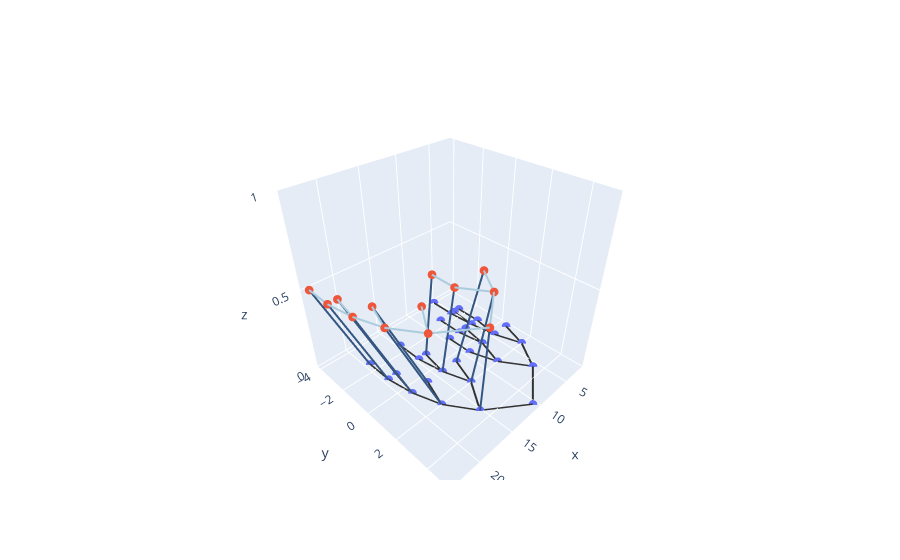

Notebook code cell kept with this figure:
### Code cell
import plotly.graph_objects as go
import numpy as np
s = 13
# Helix equation
x, y, z =t.pos_x,t.pos_y,[0 for i in t.pos_x]
x=np.array(x)
y=np.array(y)
layout = go.Layout(
    scene=dict(
        zaxis=dict(
            range=[0, 1]  # Set the desired z-axis range
        )
    ),
    
)
fig = go.Figure(data=[go.Scatter3d(x=x, y=y, z=z,mode='markers',marker=dict(size=3))],layout=layout)
x, y, z =t.pos_x_2,t.pos_y_2,[0.5 for i in t.pos_x]
x=np.array(x)-s
y=np.array(y)

fig.add_trace(go.Scatter3d(x=x, y=y, z=z,mode='markers',marker=dict(size=3)))
for i in t.edges:
    p1,p2 = i;
    index1=t.label_hash[p1];
    index2=t.label_hash[p2];
    
    x1=t.pos_x[index1];y1=t.pos_y[index1];
    x2=t.pos_x[index2];y2=t.pos_y[index2];
    fig.add_trace(go.Scatter3d(x=[x1,x2], y=[y1,y2], z=[0,0],mode='lines',line=dict(
                    color="#333",
                    width=4,
                ),))
for i in t.edges_2:
    p1,p2 = i;
    index1=t.label_hash_2[p1];
    index2=t.label_hash_2[p2];
    
    x1=t.pos_x_2[index1]-s;y1=t.pos_y_2[index1];
    x2=t.pos_x_2[index2]-s;y2=t.pos_y_2[index2];
    fig.add_trace(go.Scatter3d(x=[x1,x2], y=[y1,y2], z=[0.5,0.5],mode='lines',line=dict(
                    color="#acd",
                    width=4,
                ),))
    for i in t.ans:
        p1,p2 = i;
        index1=t.label_hash[p1];
        index2=t.label_hash_2[p2];
        x1=t.pos_x[index1];y1=t.pos_y[index1];
        x2=t.pos_x_2[index2]-s;y2=t.pos_y_2[index2];
        fig.add_trace(go.Scatter3d(x=[x1,x2], y=[y1,y2], z=[0,0.5],mode='lines',line=dict(
                    color="#345681",
                    width=4,
                ),))
fig.update_layout(showlegend=False)
fig.update_layout(
    showlegend=False,
    xaxis=dict(visible=False),
    yaxis=dict(visible=False),
)
fig.show()

### Figure 1 — Plotly figure (JSON) as saved in the notebook; plotly's stock layout.template omitted (floating-point values rounded to 4 significant figures)
{"data": [{"marker": {"size": 3}, "mode": "markers", "type": "scatter3d", "x": [10.5, 5.75, 3.375, 2.188, 4.562, 3.969, 3.969, 5.156, 4.859, 5.453, 5.453, 8.125, 6.938, 6.344, 7.531, 7.531, 9.312, 9.312, 15.25, 12.88, 11.69, 14.06, 13.47, 14.66, 14.66, 17.62, 16.44, 18.81, 18.22, 19.41, 19.41], "y": [5, 3.5, 2, 0.5, 0.5, -1, -2.5, -1, -2.5, -2.5, -4, 2, 0.5, -1, -1, -2.5, 0.5, -1, 3.5, 2, 0.5, 0.5, -1, -1, -2.5, 2, 0.5, 0.5, -1, -1, -2.5], "z": [0, 0, 0, 0, 0, 0, 0, 0, 0, 0, 0, 0, 0, 0, 0, 0, 0, 0, 0, 0, 0, 0, 0, 0, 0, 0, 0, 0, 0, 0, 0]}, {"marker": {"size": 3}, "mode": "markers", "type": "scatter3d", "x": [14.5, 9.75, 7.375, 12.12, 12.12, 19.25, 16.88, 21.62, 20.44, 22.81, 22.22, 23.41, 23.41], "y": [3.5, 2, 0.5, 0.5, -1, 2, 0.5, 0.5, -1, -1, -2.5, -2.5, -4], "z": [0.5, 0.5, 0.5, 0.5, 0.5, 0.5, 0.5, 0.5, 0.5, 0.5, 0.5, 0.5, 0.5, 0.5, 0.5, 0.5, 0.5, 0.5, 0.5, 0.5, 0.5, 0.5, 0.5, 0.5, 0.5, 0.5, 0.5, 0.5, 0.5, 0.5, 0.5]}, {"line": {"color": "#333", "width": 4}, "mode": "lines", "type": "scatter3d", "x": [10.5, 10.5], "y": [5, 5], "z": [0, 0]}, {"line": {"color": "#333", "width": 4}, "mode": "lines", "type": "scatter3d", "x": [10.5, 5.75], "y": [5, 3.5], "z": [0, 0]}, {"line": {"color": "#333", "width": 4}, "mode": "lines", "type": "scatter3d", "x": [5.75, 3.375], "y": [3.5, 2], "z": [0, 0]}, {"line": {"color": "#333", "width": 4}, "mode": "lines", "type": "scatter3d", "x": [3.375, 2.188], "y": [2, 0.5], "z": [0, 0]}, {"line": {"color": "#333", "width": 4}, "mode": "lines", "type": "scatter3d", "x": [3.375, 4.562], "y": [2, 0.5], "z": [0, 0]}, {"line": {"color": "#333", "width": 4}, "mode": "lines", "type": "scatter3d", "x": [4.562, 3.969], "y": [0.5, -1], "z": [0, 0]}, {"line": {"color": "#333", "width": 4}, "mode": "lines", "type": "scatter3d", "x": [3.969, 3.969], "y": [-1, -2.5], "z": [0, 0]}, {"line": {"color": "#333", "width": 4}, "mode": "lines", "type": "scatter3d", "x": [4.562, 5.156], "y": [0.5, -1], "z": [0, 0]}, {"line": {"color": "#333", "width": 4}, "mode": "lines", "type": "scatter3d", "x": [5.156, 4.859], "y": [-1, -2.5], "z": [0, 0]}, {"line": {"color": "#333", "width": 4}, "mode": "lines", "type": "scatter3d", "x": [5.156, 5.453], "y": [-1, -2.5], "z": [0, 0]}, {"line": {"color": "#333", "width": 4}, "mode": "lines", "type": "scatter3d", "x": [5.453, 5.453], "y": [-2.5, -4], "z": [0, 0]}, {"line": {"color": "#333", "width": 4}, "mode": "lines", "type": "scatter3d", "x": [5.75, 8.125], "y": [3.5, 2], "z": [0, 0]}, {"line": {"color": "#333", "width": 4}, "mode": "lines", "type": "scatter3d", "x": [8.125, 6.938], "y": [2, 0.5], "z": [0, 0]}, {"line": {"color": "#333", "width": 4}, "mode": "lines", "type": "scatter3d", "x": [6.938, 6.344], "y": [0.5, -1], "z": [0, 0]}, {"line": {"color": "#333", "width": 4}, "mode": "lines", "type": "scatter3d", "x": [6.938, 7.531], "y": [0.5, -1], "z": [0, 0]}, {"line": {"color": "#333", "width": 4}, "mode": "lines", "type": "scatter3d", "x": [7.531, 7.531], "y": [-1, -2.5], "z": [0, 0]}, {"line": {"color": "#333", "width": 4}, "mode": "lines", "type": "scatter3d", "x": [8.125, 9.312], "y": [2, 0.5], "z": [0, 0]}, {"line": {"color": "#333", "width": 4}, "mode": "lines", "type": "scatter3d", "x": [9.312, 9.312], "y": [0.5, -1], "z": [0, 0]}, {"line": {"color": "#333", "width": 4}, "mode": "lines", "type": "scatter3d", "x": [10.5, 15.25], "y": [5, 3.5], "z": [0, 0]}, {"line": {"color": "#333", "width": 4}, "mode": "lines", "type": "scatter3d", "x": [15.25, 12.88], "y": [3.5, 2], "z": [0, 0]}, {"line": {"color": "#333", "width": 4}, "mode": "lines", "type": "scatter3d", "x": [12.88, 11.69], "y": [2, 0.5], "z": [0, 0]}, {"line": {"color": "#333", "width": 4}, "mode": "lines", "type": "scatter3d", "x": [12.88, 14.06], "y": [2, 0.5], "z": [0, 0]}, {"line": {"color": "#333", "width": 4}, "mode": "lines", "type": "scatter3d", "x": [14.06, 13.47], "y": [0.5, -1], "z": [0, 0]}, {"line": {"color": "#333", "width": 4}, "mode": "lines", "type": "scatter3d", "x": [14.06, 14.66], "y": [0.5, -1], "z": [0, 0]}, {"line": {"color": "#333", "width": 4}, "mode": "lines", "type": "scatter3d", "x": [14.66, 14.66], "y": [-1, -2.5], "z": [0, 0]}, {"line": {"color": "#333", "width": 4}, "mode": "lines", "type": "scatter3d", "x": [15.25, 17.62], "y": [3.5, 2], "z": [0, 0]}, {"line": {"color": "#333", "width": 4}, "mode": "lines", "type": "scatter3d", "x": [17.62, 16.44], "y": [2, 0.5], "z": [0, 0]}, {"line": {"color": "#333", "width": 4}, "mode": "lines", "type": "scatter3d", "x": [17.62, 18.81], "y": [2, 0.5], "z": [0, 0]}, {"line": {"color": "#333", "width": 4}, "mode": "lines", "type": "scatter3d", "x": [18.81, 18.22], "y": [0.5, -1], "z": [0, 0]}, {"line": {"color": "#333", "width": 4}, "mode": "lines", "type": "scatter3d", "x": [18.81, 19.41], "y": [0.5, -1], "z": [0, 0]}, {"line": {"color": "#333", "width": 4}, "mode": "lines", "type": "scatter3d", "x": [19.41, 19.41], "y": [-1, -2.5], "z": [0, 0]}, {"line": {"color": "#acd", "width": 4}, "mode": "lines", "type": "scatter3d", "x": [14.5, 14.5], "y": [3.5, 3.5], "z": [0.5, 0.5]}, {"line": {"color": "#345681", "width": 4}, "mode": "lines", "type": "scatter3d", "x": [15.25, 14.5], "y": [3.5, 3.5], "z": [0, 0.5]}, {"line": {"color": "#345681", "width": 4}, "mode": "lines", "type": "scatter3d", "x": [17.62, 21.62], "y": [2, 0.5], "z": [0, 0.5]}, {"line": {"color": "#345681", "width": 4}, "mode": "lines", "type": "scatter3d", "x": [18.81, 22.81], "y": [0.5, -1], "z": [0, 0.5]}, {"line": {"color": "#345681", "width": 4}, "mode": "lines", "type": "scatter3d", "x": [19.41, 23.41], "y": [-1, -2.5], "z": [0, 0.5]}, {"line": {"color": "#345681", "width": 4}, "mode": "lines", "type": "scatter3d", "x": [19.41, 23.41], "y": [-2.5, -4], "z": [0, 0.5]}, {"line": {"color": "#345681", "width": 4}, "mode": "lines", "type": "scatter3d", "x": [18.22, 22.22], "y": [-1, -2.5], "z": [0, 0.5]}, {"line": {"color": "#345681", "width": 4}, "mode": "lines", "type": "scatter3d", "x": [16.44, 20.44], "y": [0.5, -1], "z": [0, 0.5]}, {"line": {"color": "#345681", "width": 4}, "mode": "lines", "type": "scatter3d", "x": [12.88, 9.75], "y": [2, 2], "z": [0, 0.5]}, {"line": {"color": "#345681", "width": 4}, "mode": "lines", "type": "scatter3d", "x": [14.06, 12.12], "y": [0.5, 0.5], "z": [0, 0.5]}, {"line": {"color": "#345681", "width": 4}, "mode": "lines", "type": "scatter3d", "x": [13.47, 12.12], "y": [-1, -1], "z": [0, 0.5]}, {"line": {"color": "#345681", "width": 4}, "mode": "lines", "type": "scatter3d", "x": [11.69, 7.375], "y": [0.5, 0.5], "z": [0, 0.5]}, {"line": {"color": "#acd", "width": 4}, "mode": "lines", "type": "scatter3d", "x": [14.5, 9.75], "y": [3.5, 2], "z": [0.5, 0.5]}, {"line": {"color": "#345681", "width": 4}, "mode": "lines", "type": "scatter3d", "x": [15.25, 14.5], "y": [3.5, 3.5], "z": [0, 0.5]}, {"line": {"color": "#345681", "width": 4}, "mode": "lines", "type": "scatter3d", "x": [17.62, 21.62], "y": [2, 0.5], "z": [0, 0.5]}, {"line": {"color": "#345681", "width": 4}, "mode": "lines", "type": "scatter3d", "x": [18.81, 22.81], "y": [0.5, -1], "z": [0, 0.5]}, {"line": {"color": "#345681", "width": 4}, "mode": "lines", "type": "scatter3d", "x": [19.41, 23.41], "y": [-1, -2.5], "z": [0, 0.5]}, {"line": {"color": "#345681", "width": 4}, "mode": "lines", "type": "scatter3d", "x": [19.41, 23.41], "y": [-2.5, -4], "z": [0, 0.5]}, {"line": {"color": "#345681", "width": 4}, "mode": "lines", "type": "scatter3d", "x": [18.22, 22.22], "y": [-1, -2.5], "z": [0, 0.5]}, {"line": {"color": "#345681", "width": 4}, "mode": "lines", "type": "scatter3d", "x": [16.44, 20.44], "y": [0.5, -1], "z": [0, 0.5]}, {"line": {"color": "#345681", "width": 4}, "mode": "lines", "type": "scatter3d", "x": [12.88, 9.75], "y": [2, 2], "z": [0, 0.5]}, {"line": {"color": "#345681", "width": 4}, "mode": "lines", "type": "scatter3d", "x": [14.06, 12.12], "y": [0.5, 0.5], "z": [0, 0.5]}, {"line": {"color": "#345681", "width": 4}, "mode": "lines", "type": "scatter3d", "x": [13.47, 12.12], "y": [-1, -1], "z": [0, 0.5]}, {"line": {"color": "#345681", "width": 4}, "mode": "lines", "type": "scatter3d", "x": [11.69, 7.375], "y": [0.5, 0.5], "z": [0, 0.5]}, {"line": {"color": "#acd", "width": 4}, "mode": "lines", "type": "scatter3d", "x": [9.75, 7.375], "y": [2, 0.5], "z": [0.5, 0.5]}, {"line": {"color": "#345681", "width": 4}, "mode": "lines", "type": "scatter3d", "x": [15.25, 14.5], "y": [3.5, 3.5], "z": [0, 0.5]}, {"line": {"color": "#345681", "width": 4}, "mode": "lines", "type": "scatter3d", "x": [17.62, 21.62], "y": [2, 0.5], "z": [0, 0.5]}, {"line": {"color": "#345681", "width": 4}, "mode": "lines", "type": "scatter3d", "x": [18.81, 22.81], "y": [0.5, -1], "z": [0, 0.5]}, {"line": {"color": "#345681", "width": 4}, "mode": "lines", "type": "scatter3d", "x": [19.41, 23.41], "y": [-1, -2.5], "z": [0, 0.5]}, {"line": {"color": "#345681", "width": 4}, "mode": "lines", "type": "scatter3d", "x": [19.41, 23.41], "y": [-2.5, -4], "z": [0, 0.5]}, {"line": {"color": "#345681", "width": 4}, "mode": "lines", "type": "scatter3d", "x": [18.22, 22.22], "y": [-1, -2.5], "z": [0, 0.5]}, {"line": {"color": "#345681", "width": 4}, "mode": "lines", "type": "scatter3d", "x": [16.44, 20.44], "y": [0.5, -1], "z": [0, 0.5]}, {"line": {"color": "#345681", "width": 4}, "mode": "lines", "type": "scatter3d", "x": [12.88, 9.75], "y": [2, 2], "z": [0, 0.5]}, {"line": {"color": "#345681", "width": 4}, "mode": "lines", "type": "scatter3d", "x": [14.06, 12.12], "y": [0.5, 0.5], "z": [0, 0.5]}, {"line": {"color": "#345681", "width": 4}, "mode": "lines", "type": "scatter3d", "x": [13.47, 12.12], "y": [-1, -1], "z": [0, 0.5]}, {"line": {"color": "#345681", "width": 4}, "mode": "lines", "type": "scatter3d", "x": [11.69, 7.375], "y": [0.5, 0.5], "z": [0, 0.5]}, {"line": {"color": "#acd", "width": 4}, "mode": "lines", "type": "scatter3d", "x": [9.75, 12.12], "y": [2, 0.5], "z": [0.5, 0.5]}, {"line": {"color": "#345681", "width": 4}, "mode": "lines", "type": "scatter3d", "x": [15.25, 14.5], "y": [3.5, 3.5], "z": [0, 0.5]}, {"line": {"color": "#345681", "width": 4}, "mode": "lines", "type": "scatter3d", "x": [17.62, 21.62], "y": [2, 0.5], "z": [0, 0.5]}, {"line": {"color": "#345681", "width": 4}, "mode": "lines", "type": "scatter3d", "x": [18.81, 22.81], "y": [0.5, -1], "z": [0, 0.5]}, {"line": {"color": "#345681", "width": 4}, "mode": "lines", "type": "scatter3d", "x": [19.41, 23.41], "y": [-1, -2.5], "z": [0, 0.5]}, {"line": {"color": "#345681", "width": 4}, "mode": "lines", "type": "scatter3d", "x": [19.41, 23.41], "y": [-2.5, -4], "z": [0, 0.5]}, {"line": {"color": "#345681", "width": 4}, "mode": "lines", "type": "scatter3d", "x": [18.22, 22.22], "y": [-1, -2.5], "z": [0, 0.5]}, {"line": {"color": "#345681", "width": 4}, "mode": "lines", "type": "scatter3d", "x": [16.44, 20.44], "y": [0.5, -1], "z": [0, 0.5]}, {"line": {"color": "#345681", "width": 4}, "mode": "lines", "type": "scatter3d", "x": [12.88, 9.75], "y": [2, 2], "z": [0, 0.5]}, {"line": {"color": "#345681", "width": 4}, "mode": "lines", "type": "scatter3d", "x": [14.06, 12.12], "y": [0.5, 0.5], "z": [0, 0.5]}, {"line": {"color": "#345681", "width": 4}, "mode": "lines", "type": "scatter3d", "x": [13.47, 12.12], "y": [-1, -1], "z": [0, 0.5]}, {"line": {"color": "#345681", "width": 4}, "mode": "lines", "type": "scatter3d", "x": [11.69, 7.375], "y": [0.5, 0.5], "z": [0, 0.5]}, {"line": {"color": "#acd", "width": 4}, "mode": "lines", "type": "scatter3d", "x": [12.12, 12.12], "y": [0.5, -1], "z": [0.5, 0.5]}, {"line": {"color": "#345681", "width": 4}, "mode": "lines", "type": "scatter3d", "x": [15.25, 14.5], "y": [3.5, 3.5], "z": [0, 0.5]}, {"line": {"color": "#345681", "width": 4}, "mode": "lines", "type": "scatter3d", "x": [17.62, 21.62], "y": [2, 0.5], "z": [0, 0.5]}, {"line": {"color": "#345681", "width": 4}, "mode": "lines", "type": "scatter3d", "x": [18.81, 22.81], "y": [0.5, -1], "z": [0, 0.5]}, {"line": {"color": "#345681", "width": 4}, "mode": "lines", "type": "scatter3d", "x": [19.41, 23.41], "y": [-1, -2.5], "z": [0, 0.5]}, {"line": {"color": "#345681", "width": 4}, "mode": "lines", "type": "scatter3d", "x": [19.41, 23.41], "y": [-2.5, -4], "z": [0, 0.5]}, {"line": {"color": "#345681", "width": 4}, "mode": "lines", "type": "scatter3d", "x": [18.22, 22.22], "y": [-1, -2.5], "z": [0, 0.5]}, {"line": {"color": "#345681", "width": 4}, "mode": "lines", "type": "scatter3d", "x": [16.44, 20.44], "y": [0.5, -1], "z": [0, 0.5]}, {"line": {"color": "#345681", "width": 4}, "mode": "lines", "type": "scatter3d", "x": [12.88, 9.75], "y": [2, 2], "z": [0, 0.5]}, {"line": {"color": "#345681", "width": 4}, "mode": "lines", "type": "scatter3d", "x": [14.06, 12.12], "y": [0.5, 0.5], "z": [0, 0.5]}, {"line": {"color": "#345681", "width": 4}, "mode": "lines", "type": "scatter3d", "x": [13.47, 12.12], "y": [-1, -1], "z": [0, 0.5]}, {"line": {"color": "#345681", "width": 4}, "mode": "lines", "type": "scatter3d", "x": [11.69, 7.375], "y": [0.5, 0.5], "z": [0, 0.5]}, {"line": {"color": "#acd", "width": 4}, "mode": "lines", "type": "scatter3d", "x": [14.5, 19.25], "y": [3.5, 2], "z": [0.5, 0.5]}, {"line": {"color": "#345681", "width": 4}, "mode": "lines", "type": "scatter3d", "x": [15.25, 14.5], "y": [3.5, 3.5], "z": [0, 0.5]}, {"line": {"color": "#345681", "width": 4}, "mode": "lines", "type": "scatter3d", "x": [17.62, 21.62], "y": [2, 0.5], "z": [0, 0.5]}, {"line": {"color": "#345681", "width": 4}, "mode": "lines", "type": "scatter3d", "x": [18.81, 22.81], "y": [0.5, -1], "z": [0, 0.5]}, {"line": {"color": "#345681", "width": 4}, "mode": "lines", "type": "scatter3d", "x": [19.41, 23.41], "y": [-1, -2.5], "z": [0, 0.5]}, {"line": {"color": "#345681", "width": 4}, "mode": "lines", "type": "scatter3d", "x": [19.41, 23.41], "y": [-2.5, -4], "z": [0, 0.5]}, {"line": {"color": "#345681", "width": 4}, "mode": "lines", "type": "scatter3d", "x": [18.22, 22.22], "y": [-1, -2.5], "z": [0, 0.5]}, {"line": {"color": "#345681", "width": 4}, "mode": "lines", "type": "scatter3d", "x": [16.44, 20.44], "y": [0.5, -1], "z": [0, 0.5]}, {"line": {"color": "#345681", "width": 4}, "mode": "lines", "type": "scatter3d", "x": [12.88, 9.75], "y": [2, 2], "z": [0, 0.5]}, {"line": {"color": "#345681", "width": 4}, "mode": "lines", "type": "scatter3d", "x": [14.06, 12.12], "y": [0.5, 0.5], "z": [0, 0.5]}, {"line": {"color": "#345681", "width": 4}, "mode": "lines", "type": "scatter3d", "x": [13.47, 12.12], "y": [-1, -1], "z": [0, 0.5]}, {"line": {"color": "#345681", "width": 4}, "mode": "lines", "type": "scatter3d", "x": [11.69, 7.375], "y": [0.5, 0.5], "z": [0, 0.5]}, {"line": {"color": "#acd", "width": 4}, "mode": "lines", "type": "scatter3d", "x": [19.25, 16.88], "y": [2, 0.5], "z": [0.5, 0.5]}, {"line": {"color": "#345681", "width": 4}, "mode": "lines", "type": "scatter3d", "x": [15.25, 14.5], "y": [3.5, 3.5], "z": [0, 0.5]}, {"line": {"color": "#345681", "width": 4}, "mode": "lines", "type": "scatter3d", "x": [17.62, 21.62], "y": [2, 0.5], "z": [0, 0.5]}, {"line": {"color": "#345681", "width": 4}, "mode": "lines", "type": "scatter3d", "x": [18.81, 22.81], "y": [0.5, -1], "z": [0, 0.5]}, {"line": {"color": "#345681", "width": 4}, "mode": "lines", "type": "scatter3d", "x": [19.41, 23.41], "y": [-1, -2.5], "z": [0, 0.5]}, {"line": {"color": "#345681", "width": 4}, "mode": "lines", "type": "scatter3d", "x": [19.41, 23.41], "y": [-2.5, -4], "z": [0, 0.5]}, {"line": {"color": "#345681", "width": 4}, "mode": "lines", "type": "scatter3d", "x": [18.22, 22.22], "y": [-1, -2.5], "z": [0, 0.5]}, {"line": {"color": "#345681", "width": 4}, "mode": "lines", "type": "scatter3d", "x": [16.44, 20.44], "y": [0.5, -1], "z": [0, 0.5]}, {"line": {"color": "#345681", "width": 4}, "mode": "lines", "type": "scatter3d", "x": [12.88, 9.75], "y": [2, 2], "z": [0, 0.5]}, {"line": {"color": "#345681", "width": 4}, "mode": "lines", "type": "scatter3d", "x": [14.06, 12.12], "y": [0.5, 0.5], "z": [0, 0.5]}, {"line": {"color": "#345681", "width": 4}, "mode": "lines", "type": "scatter3d", "x": [13.47, 12.12], "y": [-1, -1], "z": [0, 0.5]}, {"line": {"color": "#345681", "width": 4}, "mode": "lines", "type": "scatter3d", "x": [11.69, 7.375], "y": [0.5, 0.5], "z": [0, 0.5]}, {"line": {"color": "#acd", "width": 4}, "mode": "lines", "type": "scatter3d", "x": [19.25, 21.62], "y": [2, 0.5], "z": [0.5, 0.5]}, {"line": {"color": "#345681", "width": 4}, "mode": "lines", "type": "scatter3d", "x": [15.25, 14.5], "y": [3.5, 3.5], "z": [0, 0.5]}, {"line": {"color": "#345681", "width": 4}, "mode": "lines", "type": "scatter3d", "x": [17.62, 21.62], "y": [2, 0.5], "z": [0, 0.5]}, {"line": {"color": "#345681", "width": 4}, "mode": "lines", "type": "scatter3d", "x": [18.81, 22.81], "y": [0.5, -1], "z": [0, 0.5]}, {"line": {"color": "#345681", "width": 4}, "mode": "lines", "type": "scatter3d", "x": [19.41, 23.41], "y": [-1, -2.5], "z": [0, 0.5]}, {"line": {"color": "#345681", "width": 4}, "mode": "lines", "type": "scatter3d", "x": [19.41, 23.41], "y": [-2.5, -4], "z": [0, 0.5]}, {"line": {"color": "#345681", "width": 4}, "mode": "lines", "type": "scatter3d", "x": [18.22, 22.22], "y": [-1, -2.5], "z": [0, 0.5]}, {"line": {"color": "#345681", "width": 4}, "mode": "lines", "type": "scatter3d", "x": [16.44, 20.44], "y": [0.5, -1], "z": [0, 0.5]}, {"line": {"color": "#345681", "width": 4}, "mode": "lines", "type": "scatter3d", "x": [12.88, 9.75], "y": [2, 2], "z": [0, 0.5]}, {"line": {"color": "#345681", "width": 4}, "mode": "lines", "type": "scatter3d", "x": [14.06, 12.12], "y": [0.5, 0.5], "z": [0, 0.5]}, {"line": {"color": "#345681", "width": 4}, "mode": "lines", "type": "scatter3d", "x": [13.47, 12.12], "y": [-1, -1], "z": [0, 0.5]}, {"line": {"color": "#345681", "width": 4}, "mode": "lines", "type": "scatter3d", "x": [11.69, 7.375], "y": [0.5, 0.5], "z": [0, 0.5]}, {"line": {"color": "#acd", "width": 4}, "mode": "lines", "type": "scatter3d", "x": [21.62, 20.44], "y": [0.5, -1], "z": [0.5, 0.5]}, {"line": {"color": "#345681", "width": 4}, "mode": "lines", "type": "scatter3d", "x": [15.25, 14.5], "y": [3.5, 3.5], "z": [0, 0.5]}, {"line": {"color": "#345681", "width": 4}, "mode": "lines", "type": "scatter3d", "x": [17.62, 21.62], "y": [2, 0.5], "z": [0, 0.5]}, {"line": {"color": "#345681", "width": 4}, "mode": "lines", "type": "scatter3d", "x": [18.81, 22.81], "y": [0.5, -1], "z": [0, 0.5]}, {"line": {"color": "#345681", "width": 4}, "mode": "lines", "type": "scatter3d", "x": [19.41, 23.41], "y": [-1, -2.5], "z": [0, 0.5]}, {"line": {"color": "#345681", "width": 4}, "mode": "lines", "type": "scatter3d", "x": [19.41, 23.41], "y": [-2.5, -4], "z": [0, 0.5]}, {"line": {"color": "#345681", "width": 4}, "mode": "lines", "type": "scatter3d", "x": [18.22, 22.22], "y": [-1, -2.5], "z": [0, 0.5]}, {"line": {"color": "#345681", "width": 4}, "mode": "lines", "type": "scatter3d", "x": [16.44, 20.44], "y": [0.5, -1], "z": [0, 0.5]}, {"line": {"color": "#345681", "width": 4}, "mode": "lines", "type": "scatter3d", "x": [12.88, 9.75], "y": [2, 2], "z": [0, 0.5]}, {"line": {"color": "#345681", "width": 4}, "mode": "lines", "type": "scatter3d", "x": [14.06, 12.12], "y": [0.5, 0.5], "z": [0, 0.5]}, {"line": {"color": "#345681", "width": 4}, "mode": "lines", "type": "scatter3d", "x": [13.47, 12.12], "y": [-1, -1], "z": [0, 0.5]}, {"line": {"color": "#345681", "width": 4}, "mode": "lines", "type": "scatter3d", "x": [11.69, 7.375], "y": [0.5, 0.5], "z": [0, 0.5]}, {"line": {"color": "#acd", "width": 4}, "mode": "lines", "type": "scatter3d", "x": [21.62, 22.81], "y": [0.5, -1], "z": [0.5, 0.5]}, {"line": {"color": "#345681", "width": 4}, "mode": "lines", "type": "scatter3d", "x": [15.25, 14.5], "y": [3.5, 3.5], "z": [0, 0.5]}, {"line": {"color": "#345681", "width": 4}, "mode": "lines", "type": "scatter3d", "x": [17.62, 21.62], "y": [2, 0.5], "z": [0, 0.5]}, {"line": {"color": "#345681", "width": 4}, "mode": "lines", "type": "scatter3d", "x": [18.81, 22.81], "y": [0.5, -1], "z": [0, 0.5]}, {"line": {"color": "#345681", "width": 4}, "mode": "lines", "type": "scatter3d", "x": [19.41, 23.41], "y": [-1, -2.5], "z": [0, 0.5]}, {"line": {"color": "#345681", "width": 4}, "mode": "lines", "type": "scatter3d", "x": [19.41, 23.41], "y": [-2.5, -4], "z": [0, 0.5]}, {"line": {"color": "#345681", "width": 4}, "mode": "lines", "type": "scatter3d", "x": [18.22, 22.22], "y": [-1, -2.5], "z": [0, 0.5]}, {"line": {"color": "#345681", "width": 4}, "mode": "lines", "type": "scatter3d", "x": [16.44, 20.44], "y": [0.5, -1], "z": [0, 0.5]}, {"line": {"color": "#345681", "width": 4}, "mode": "lines", "type": "scatter3d", "x": [12.88, 9.75], "y": [2, 2], "z": [0, 0.5]}, {"line": {"color": "#345681", "width": 4}, "mode": "lines", "type": "scatter3d", "x": [14.06, 12.12], "y": [0.5, 0.5], "z": [0, 0.5]}, {"line": {"color": "#345681", "width": 4}, "mode": "lines", "type": "scatter3d", "x": [13.47, 12.12], "y": [-1, -1], "z": [0, 0.5]}, {"line": {"color": "#345681", "width": 4}, "mode": "lines", "type": "scatter3d", "x": [11.69, 7.375], "y": [0.5, 0.5], "z": [0, 0.5]}, {"line": {"color": "#acd", "width": 4}, "mode": "lines", "type": "scatter3d", "x": [22.81, 22.22], "y": [-1, -2.5], "z": [0.5, 0.5]}, {"line": {"color": "#345681", "width": 4}, "mode": "lines", "type": "scatter3d", "x": [15.25, 14.5], "y": [3.5, 3.5], "z": [0, 0.5]}, {"line": {"color": "#345681", "width": 4}, "mode": "lines", "type": "scatter3d", "x": [17.62, 21.62], "y": [2, 0.5], "z": [0, 0.5]}, {"line": {"color": "#345681", "width": 4}, "mode": "lines", "type": "scatter3d", "x": [18.81, 22.81], "y": [0.5, -1], "z": [0, 0.5]}, {"line": {"color": "#345681", "width": 4}, "mode": "lines", "type": "scatter3d", "x": [19.41, 23.41], "y": [-1, -2.5], "z": [0, 0.5]}, {"line": {"color": "#345681", "width": 4}, "mode": "lines", "type": "scatter3d", "x": [19.41, 23.41], "y": [-2.5, -4], "z": [0, 0.5]}, {"line": {"color": "#345681", "width": 4}, "mode": "lines", "type": "scatter3d", "x": [18.22, 22.22], "y": [-1, -2.5], "z": [0, 0.5]}, {"line": {"color": "#345681", "width": 4}, "mode": "lines", "type": "scatter3d", "x": [16.44, 20.44], "y": [0.5, -1], "z": [0, 0.5]}, {"line": {"color": "#345681", "width": 4}, "mode": "lines", "type": "scatter3d", "x": [12.88, 9.75], "y": [2, 2], "z": [0, 0.5]}, {"line": {"color": "#345681", "width": 4}, "mode": "lines", "type": "scatter3d", "x": [14.06, 12.12], "y": [0.5, 0.5], "z": [0, 0.5]}, {"line": {"color": "#345681", "width": 4}, "mode": "lines", "type": "scatter3d", "x": [13.47, 12.12], "y": [-1, -1], "z": [0, 0.5]}, {"line": {"color": "#345681", "width": 4}, "mode": "lines", "type": "scatter3d", "x": [11.69, 7.375], "y": [0.5, 0.5], "z": [0, 0.5]}, {"line": {"color": "#acd", "width": 4}, "mode": "lines", "type": "scatter3d", "x": [22.81, 23.41], "y": [-1, -2.5], "z": [0.5, 0.5]}, {"line": {"color": "#345681", "width": 4}, "mode": "lines", "type": "scatter3d", "x": [15.25, 14.5], "y": [3.5, 3.5], "z": [0, 0.5]}, {"line": {"color": "#345681", "width": 4}, "mode": "lines", "type": "scatter3d", "x": [17.62, 21.62], "y": [2, 0.5], "z": [0, 0.5]}, {"line": {"color": "#345681", "width": 4}, "mode": "lines", "type": "scatter3d", "x": [18.81, 22.81], "y": [0.5, -1], "z": [0, 0.5]}, {"line": {"color": "#345681", "width": 4}, "mode": "lines", "type": "scatter3d", "x": [19.41, 23.41], "y": [-1, -2.5], "z": [0, 0.5]}, {"line": {"color": "#345681", "width": 4}, "mode": "lines", "type": "scatter3d", "x": [19.41, 23.41], "y": [-2.5, -4], "z": [0, 0.5]}, {"line": {"color": "#345681", "width": 4}, "mode": "lines", "type": "scatter3d", "x": [18.22, 22.22], "y": [-1, -2.5], "z": [0, 0.5]}, {"line": {"color": "#345681", "width": 4}, "mode": "lines", "type": "scatter3d", "x": [16.44, 20.44], "y": [0.5, -1], "z": [0, 0.5]}, {"line": {"color": "#345681", "width": 4}, "mode": "lines", "type": "scatter3d", "x": [12.88, 9.75], "y": [2, 2], "z": [0, 0.5]}, {"line": {"color": "#345681", "width": 4}, "mode": "lines", "type": "scatter3d", "x": [14.06, 12.12], "y": [0.5, 0.5], "z": [0, 0.5]}, {"line": {"color": "#345681", "width": 4}, "mode": "lines", "type": "scatter3d", "x": [13.47, 12.12], "y": [-1, -1], "z": [0, 0.5]}, {"line": {"color": "#345681", "width": 4}, "mode": "lines", "type": "scatter3d", "x": [11.69, 7.375], "y": [0.5, 0.5], "z": [0, 0.5]}, {"line": {"color": "#acd", "width": 4}, "mode": "lines", "type": "scatter3d", "x": [23.41, 23.41], "y": [-2.5, -4], "z": [0.5, 0.5]}, {"line": {"color": "#345681", "width": 4}, "mode": "lines", "type": "scatter3d", "x": [15.25, 14.5], "y": [3.5, 3.5], "z": [0, 0.5]}, {"line": {"color": "#345681", "width": 4}, "mode": "lines", "type": "scatter3d", "x": [17.62, 21.62], "y": [2, 0.5], "z": [0, 0.5]}, {"line": {"color": "#345681", "width": 4}, "mode": "lines", "type": "scatter3d", "x": [18.81, 22.81], "y": [0.5, -1], "z": [0, 0.5]}, {"line": {"color": "#345681", "width": 4}, "mode": "lines", "type": "scatter3d", "x": [19.41, 23.41], "y": [-1, -2.5], "z": [0, 0.5]}, {"line": {"color": "#345681", "width": 4}, "mode": "lines", "type": "scatter3d", "x": [19.41, 23.41], "y": [-2.5, -4], "z": [0, 0.5]}, {"line": {"color": "#345681", "width": 4}, "mode": "lines", "type": "scatter3d", "x": [18.22, 22.22], "y": [-1, -2.5], "z": [0, 0.5]}, {"line": {"color": "#345681", "width": 4}, "mode": "lines", "type": "scatter3d", "x": [16.44, 20.44], "y": [0.5, -1], "z": [0, 0.5]}, {"line": {"color": "#345681", "width": 4}, "mode": "lines", "type": "scatter3d", "x": [12.88, 9.75], "y": [2, 2], "z": [0, 0.5]}, {"line": {"color": "#345681", "width": 4}, "mode": "lines", "type": "scatter3d", "x": [14.06, 12.12], "y": [0.5, 0.5], "z": [0, 0.5]}, {"line": {"color": "#345681", "width": 4}, "mode": "lines", "type": "scatter3d", "x": [13.47, 12.12], "y": [-1, -1], "z": [0, 0.5]}, {"line": {"color": "#345681", "width": 4}, "mode": "lines", "type": "scatter3d", "x": [11.69, 7.375], "y": [0.5, 0.5], "z": [0, 0.5]}], "layout": {"scene": {"zaxis": {"range": [0, 1]}}, "showlegend": false, "xaxis": {"visible": false}, "yaxis": {"visible": false}}}
